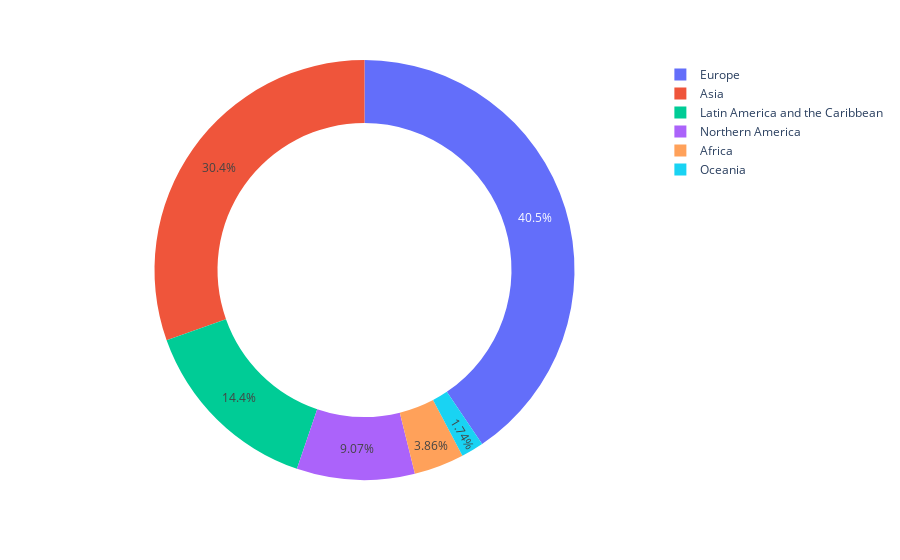

Notebook cell for this chart:
### Code cell
continent_immigration=df.groupby('continent')['total'].sum()
px.pie(continent_immigration,
       names=continent_immigration.index,
       values=continent_immigration.values,
       hole=.7)

### Figure 1 — Plotly figure (JSON) as saved in the notebook; plotly's stock layout.template omitted (floating-point values rounded to 4 significant figures)
{"data": [{"domain": {"x": [0, 1], "y": [0, 1]}, "hole": 0.7, "hovertemplate": "continent=%{label}<br>value=%{value}<extra></extra>", "labels": ["Africa", "Asia", "Europe", "Latin America and the Caribbean", "Northern America", "Oceania"], "legendgroup": "", "name": "", "showlegend": true, "type": "pie", "values": [12133, 95553, 127282, 45065, 28482, 5456]}], "layout": {"legend": {"tracegroupgap": 0}, "margin": {"t": 60}}}
